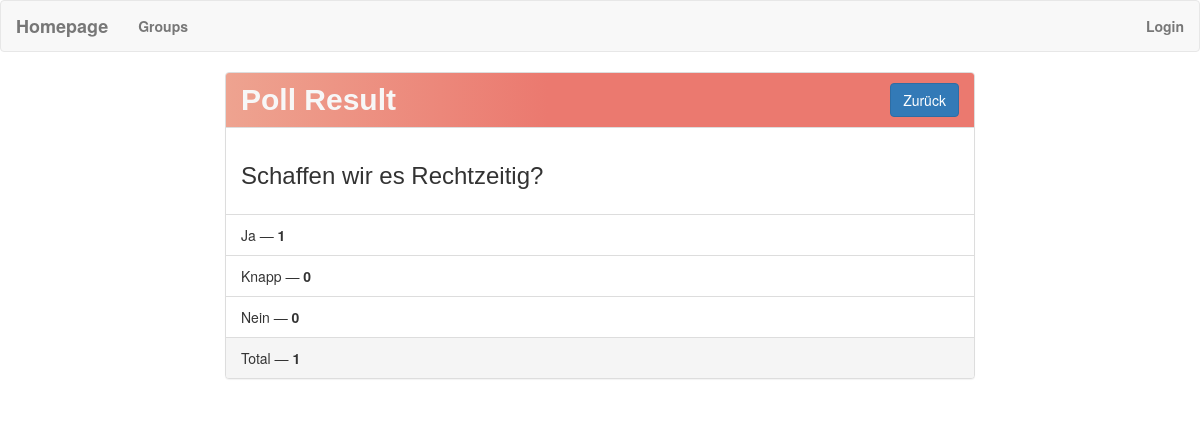
Screenshot of /results/38/ with the database file from the repository.
### poll/models.py (models this page shows)
class Poll(models.Model):
    id = models.BigAutoField(primary_key=True)
    question = models.TextField(max_length=105)
    option_one = models.CharField(max_length=30)
    option_two = models.CharField(max_length=30)
    option_three = models.CharField(max_length=30)
    option_one_count = models.IntegerField(default=0)
    option_two_count = models.IntegerField(default=0)
    option_three_count = models.IntegerField(default=0)
    group = models.ForeignKey(Group, related_name='group_polls', null=True, blank=True, on_delete=models.SET_NULL)#angepasst
    def total(self):
        return self.option_one_count + self.option_two_count + self.option_three_count

### poll/views.py (the view)
# urls.py: path('results/<poll_id>/', poll_views.results, name='results'),
def results(request, poll_id):
    poll = Poll.objects.get(pk=poll_id)
    context = {
        'poll' : poll
    }
    return render(request, 'results.html', context)

### templates/results.html (shortened to what this page needs)
{% extends "base.html" %}
{% block main %}
<div class="row">
    <div class="col-lg-8 col-lg-offset-2">
        <div class="panel panel-default">
            <div class="panel-heading">
                <div class="row">
                    <div class="col-md-8">
                        <h2 class="panel-title">Poll Result</h2>
                    </div>
                    <div class="col-md-4 text-right">
                        <a href="javascript:history.go(-1)" class="btn btn-primary">Zurück</a>
                    </div>
                </div>
            </div>
            <div class="panel-body">
                <h3>{{ poll.question }}</h3>
            </div>
            <ul class="list-group">
                <li class="list-group-item">{{ poll.option_one }} &mdash; <strong>{{ poll.option_one_count }}</strong></li>
                <li class="list-group-item">{{ poll.option_two }} &mdash; <strong>{{ poll.option_two_count }}</strong></li>
                <li class="list-group-item">{{ poll.option_three }} &mdash; <strong>{{ poll.option_three_count }}</strong></li>
            </ul>
            <div class="panel-footer">
                Total &mdash; <strong>{{ poll.total }}</strong>
            </div>
        </div>
    </div>
</div>
{% endblock %}

### templates/base.html (style rules this page uses)
h1, h2, h3, h4, h5, h6, button { font-family: 'Raleway', sans-serif; }
a, p { color: #4b5156 }
a { font-weight: 600; }
.panel-heading { background: linear-gradient(90deg, #EEA390 0%, #EB796F 43%, #EB796F 100%); }
.panel-title { color: rgb(247, 247, 247); text-decoration: none; font-size: 30px; font-weight: bold; }

### rows the page displays
Poll: question "Schaffen wir es Rechtzeitig?", option_one "Ja", option_one_count "1", option_two "Knapp", option_two_count "0", option_three "Nein", option_three_count "0", total "1"
